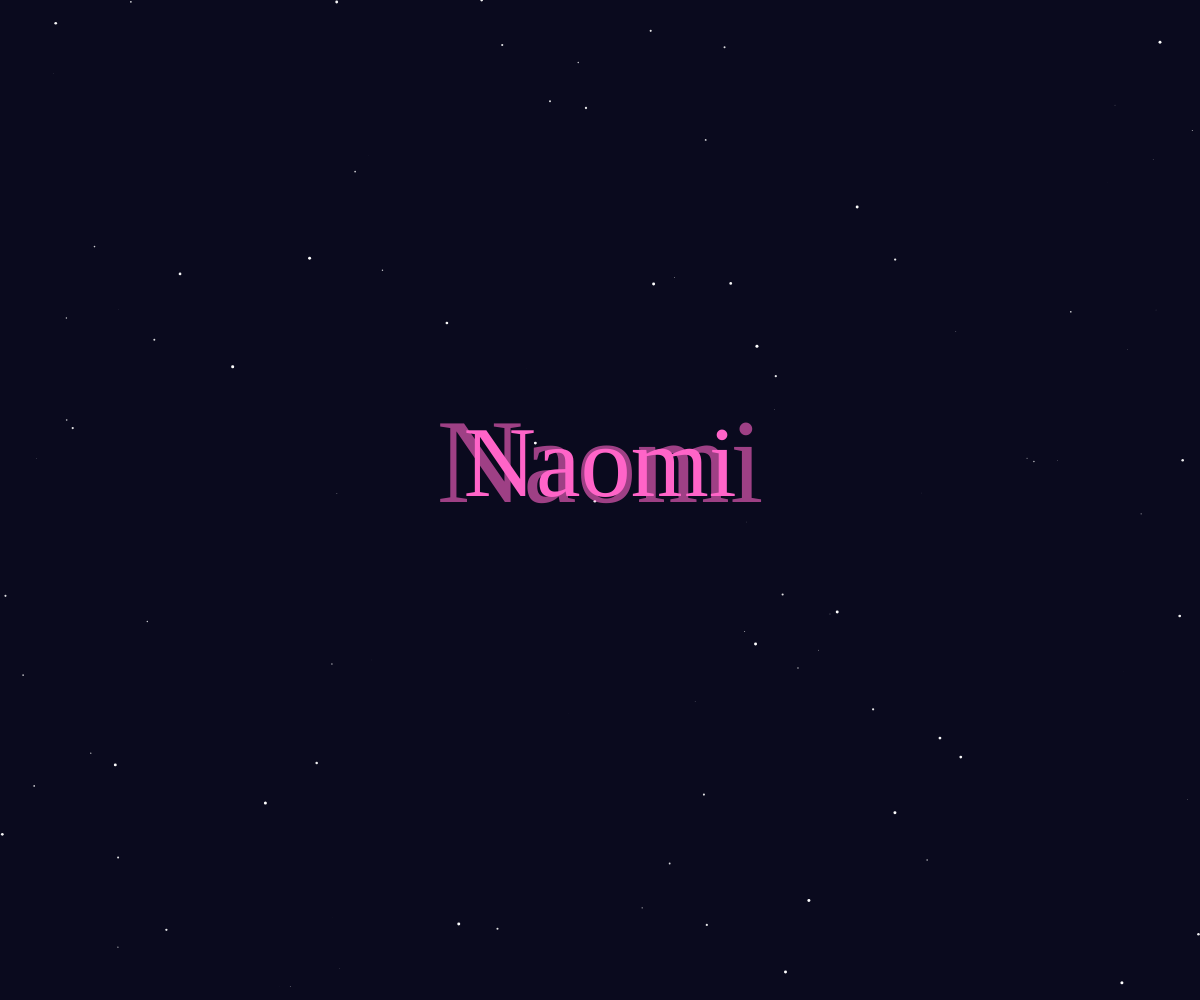
Frame 1 (no input)
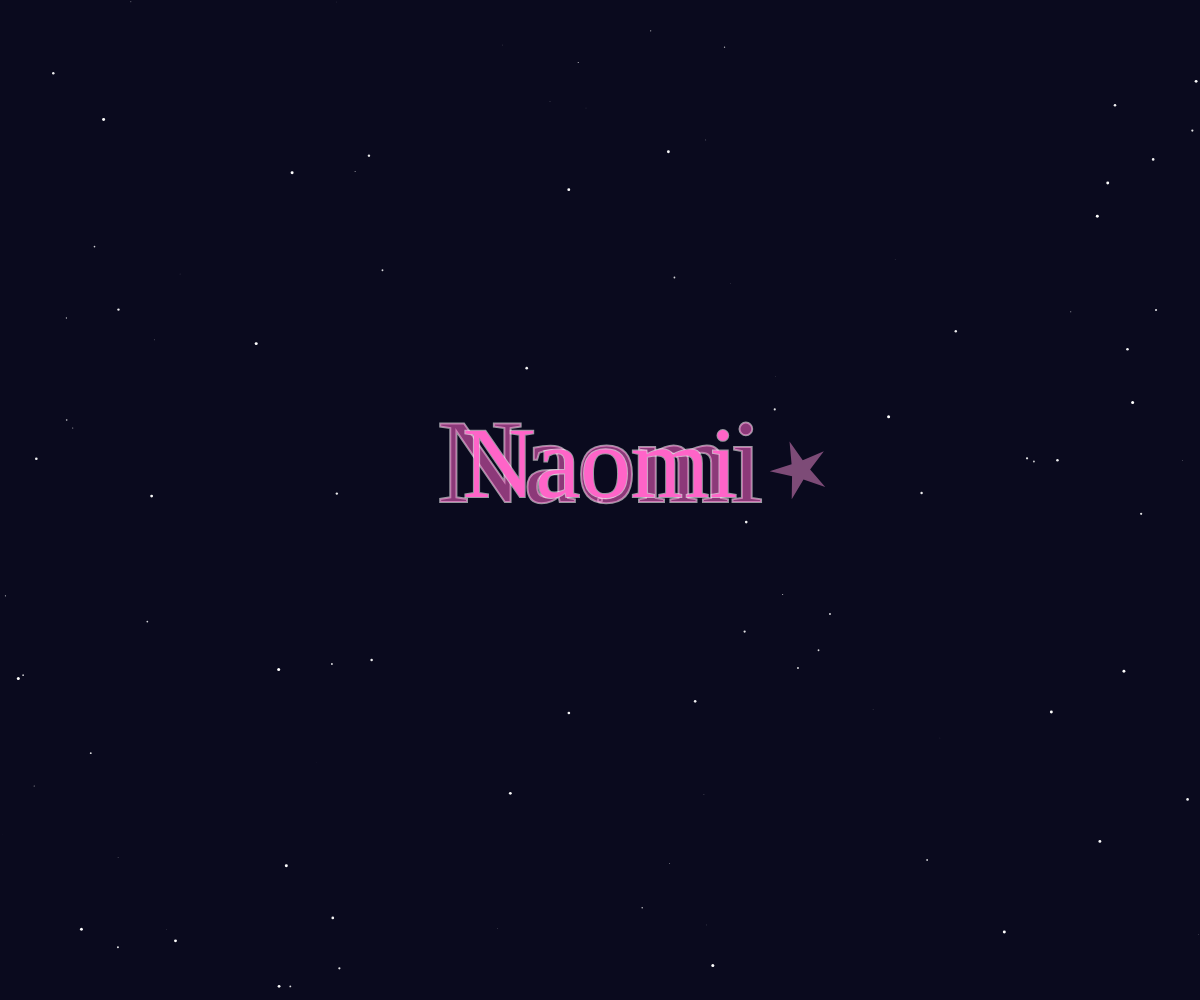
Frame 60 (no input)
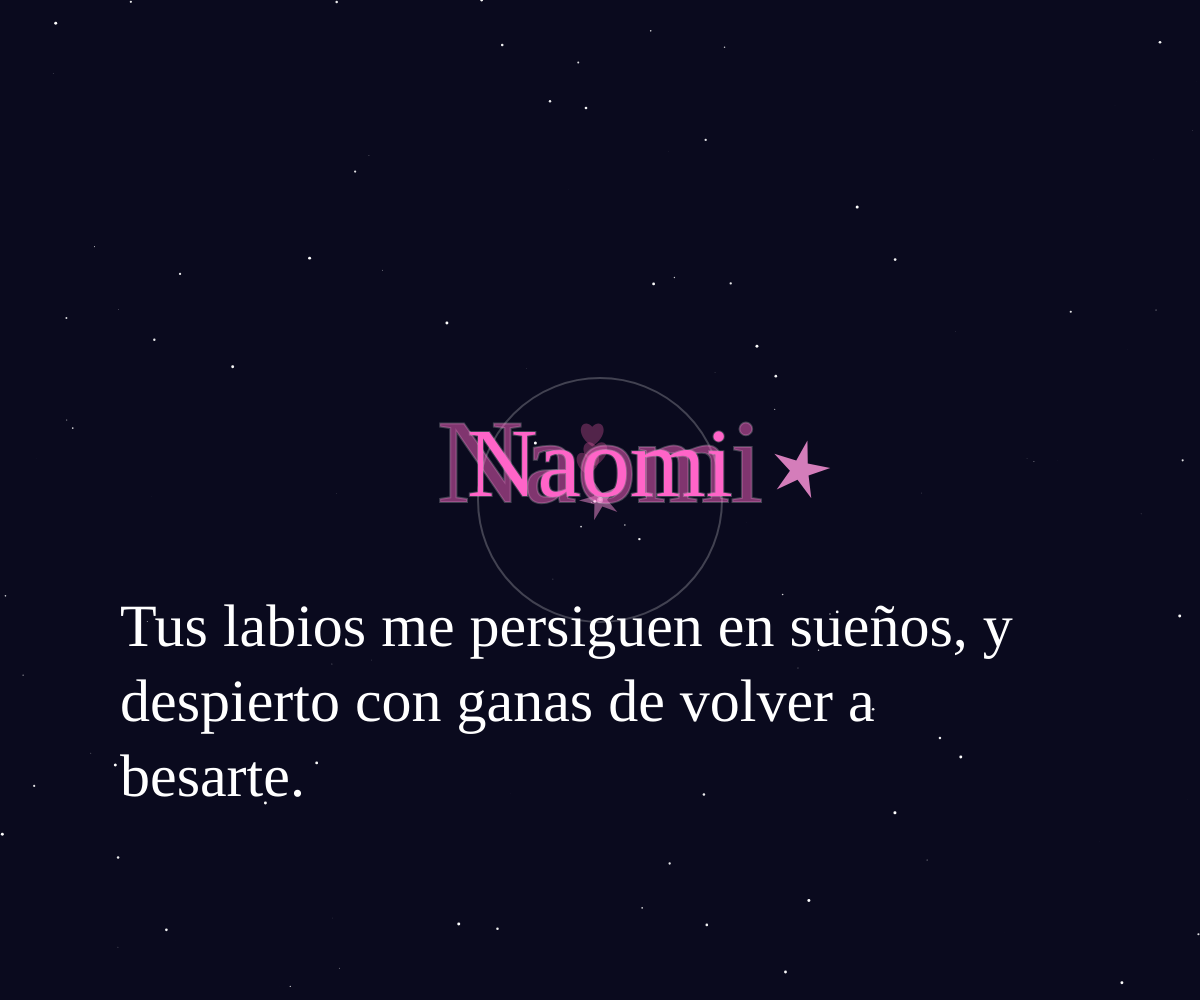
Frame 120 (the mouse pressed at the canvas centre since frame 60)

The p5.js sketch that drew these frames (run headless with seeded random() and noise() and a simulated clock; from frame 60 on, the mouse is pressed at the canvas centre):

// p5.js sketch
// ── sketch.js
let stars = [];
let hearts = [];
let bigStars = [];
let waves = [];
let messages = [
  "Naomi... cada vez que pienso en ti, mi cuerpo reacciona como si estuvieras aquí.",
  "Tus labios me persiguen en sueños, y despierto con ganas de volver a besarte.",
  "No quiero una noche más sin el calor de tu piel junto a la mía.",
  "Eres más que deseo, eres mi necesidad más dulce.",
  "Quiero perderme entre tus suspiros... sin prisa, sin final.",
  "Tu voz me enciende más que cualquier canción... susúrrame aunque sea en silencio.",
  "Entre tus brazos no hay tiempo, solo piel, aliento y latidos.",
  "Naomi… me haces sentir completo, como si mi alma reconociera la tuya.",
  "Quiero que sepas que no solo deseo tu cuerpo, también deseo tus días, tus risas y tus silencios.",
  "Estar contigo no es solo placer… es paz, es fuego, es hogar.",
  "Tus caricias me encienden, pero tus palabras me tocan más profundo.",
  "Te amo con la piel, con el alma… y con la paciencia de quien sabe esperar tus tiempos.",
  "Naomi, cada vez que tocas mi vida, la haces mejor. No solo me gustas… me importas.",
  "Contigo quiero besos lentos, pero también conversaciones eternas.",
  "Eres deseo, sí… pero también eres ternura, refugio y la mujer con la que quiero todo."
];
let msgIndex = 0;
let showMessage = false;
let lastTouch = 0;
let touchCount = 0;
let backgroundColor;
let targetColor;

function setup() {
  createCanvas(windowWidth, windowHeight);
  textFont("Georgia, serif");
  backgroundColor = color(10, 10, 30);
  targetColor = color(10, 10, 30);
  for (let i = 0; i < 120; i++) {
    stars.push(new Star());
  }
}

function windowResized() {
  resizeCanvas(windowWidth, windowHeight);
}

function draw() {
  backgroundColor = lerpColor(backgroundColor, targetColor, 0.01);
  background(backgroundColor);

  for (let s of stars) {
    s.move();
    s.show();
  }

  for (let i = hearts.length - 1; i >= 0; i--) {
    hearts[i].move();
    hearts[i].show();
    if (hearts[i].isFaded()) {
      hearts.splice(i, 1);
    }
  }

  for (let i = bigStars.length - 1; i >= 0; i--) {
    bigStars[i].move();
    bigStars[i].show();
    if (bigStars[i].isFaded()) {
      bigStars.splice(i, 1);
    }
  }

  // Ondas expansivas en círculo de energía
  if (frameCount % 60 === 0) {
    waves.push(new Wave(width / 2, height / 2));
  }
  for (let i = waves.length - 1; i >= 0; i--) {
    waves[i].move();
    waves[i].show();
    if (waves[i].isDead()) {
      waves.splice(i, 1);
    }
  }

  let baseTextSize = min(width, height) / 10;

  // Glow alrededor del texto "Naomi"
  let glowAlpha = map(sin(frameCount * 0.1), -1, 1, 100, 200);
  fill(255, 100, 200, glowAlpha);
  textSize(baseTextSize * 1.2);
  textAlign(CENTER, CENTER);
  text("Naomi", width / 2, height / 2 - baseTextSize * 0.3);

  // Texto principal vibrando
  fill(255, 100, 200);
  textSize(baseTextSize + sin(frameCount * 0.05) * baseTextSize * 0.08);
  text("Naomi", width / 2, height / 2 - baseTextSize * 0.3);

  // Estrella grande rotando y brillante cerca del nombre
  if (frameCount % 120 < 60) {
    fill(255, 150, 200, map(sin(frameCount * 0.1), -1, 1, 50, 200));
    noStroke();
    if (bigStars.length === 0) {
      bigStars.push(new BigStar(width / 2 + baseTextSize * 2, height / 2 - baseTextSize * 0.3));
    }
  }

  // Mostrar mensaje si toca
  if (showMessage) {
    fill(255);
    textSize(baseTextSize * 0.6);
    textFont("Georgia, serif");
    textAlign(LEFT, TOP);
    let textWidthLimit = width * 0.8;
    textWrap(WORD);
    text(messages[msgIndex], width / 2 - textWidthLimit / 2, height / 2 + baseTextSize, textWidthLimit, baseTextSize * 3);
  }

  // Mensaje final si toca mucho
  if (touchCount >= 15) {
    fill(255, 200, 200);
    textSize(baseTextSize / 3);
    textStyle(BOLD);
    textAlign(CENTER, CENTER);
    text(
      "Naomi, solo tú puedes mantener este universo vivo.\nQuédate conmigo para siempre.",
      width / 2,
      height - baseTextSize * 1.5
    );

    // Mensaje "Con amor, Jesús"
    textSize(baseTextSize / 4);
    textStyle(NORMAL);
    fill(255, 180, 220);
    text("Con amor, Jesús", width / 2, height - baseTextSize);
  }

  if (millis() - lastTouch > 6000) {
    showMessage = false;
  }

  for (let s of stars) {
    s.returnToBase();
  }
}

function touchStarted() {
  lastTouch = millis();
  showMessage = true;
  msgIndex = (msgIndex + 1) % messages.length;
  touchCount++;

  if (touchCount >= 5) {
    targetColor = color(60, 10, 30);
  }
  if (touchCount >= 10) {
    targetColor = color(100, 20, 40);
  }
  if (touchCount >= 15) {
    targetColor = color(150, 30, 60);
  }

  for (let i = 0; i < 15; i++) {
    stars.push(new Star(mouseX, mouseY, true));
  }

  for (let i = 0; i < 3; i++) {
    hearts.push(new Heart(mouseX + random(-15, 15), mouseY + random(-15, 15)));
  }

  bigStars.push(new BigStar(mouseX, mouseY));

  // Limitar tamaño máximo array stars para que no crezca infinito
  if (stars.length > 300) {
    stars.splice(0, stars.length - 300);
  }

  // Reiniciar todo después de 15 clics
  if (touchCount > 15) {
    touchCount = 0;
    msgIndex = 0;
    showMessage = false;
    targetColor = color(10, 10, 30);

    stars = [];
    hearts = [];
    bigStars = [];
    waves = [];

    for (let i = 0; i < 120; i++) {
      stars.push(new Star());
    }
  }

  return false;
}

function starShape(x, y, radius1, radius2, npoints) {
  let angle = TWO_PI / npoints;
  let halfAngle = angle / 2.0;
  beginShape();
  for (let a = 0; a < TWO_PI; a += angle) {
    let sx = x + cos(a) * radius2;
    let sy = y + sin(a) * radius2;
    vertex(sx, sy);
    sx = x + cos(a + halfAngle) * radius1;
    sy = y + sin(a + halfAngle) * radius1;
    vertex(sx, sy);
  }
  endShape(CLOSE);
}

class Star {
  constructor(x, y, burst = false) {
    this.baseX = burst ? x : random(width);
    this.baseY = burst ? y : random(height);
    this.x = this.baseX;
    this.y = this.baseY;
    this.brightness = random(150, 255);
    this.size = random(1.5, 3);
    this.speed = burst ? random(1, 3) : random(0.1, 0.5);
    this.burst = burst;
    this.dirX = burst ? random(-3, 3) : 0;
    this.dirY = burst ? random(-3, 3) : 0;
    this.returning = false;
    this.pulsePhase = random(TWO_PI);
  }

  move() {
    this.brightness = 200 + 55 * sin(frameCount * 0.05 + this.pulsePhase);
    this.size = 1.5 + 1.5 * sin(frameCount * 0.05 + this.pulsePhase);

    if (this.burst && !this.returning) {
      this.x += this.dirX;
      this.y += this.dirY;

      if (random(1) < 0.02) {
        this.returning = true;
      }
    }
    if (this.returning) {
      this.x = lerp(this.x, this.baseX, 0.05);
      this.y = lerp(this.y, this.baseY, 0.05);

      if (dist(this.x, this.y, this.baseX, this.baseY) < 0.5) {
        this.returning = false;
        this.burst = false;
      }
    }
  }

  returnToBase() {
    if (this.returning) {
      this.x = lerp(this.x, this.baseX, 0.05);
      this.y = lerp(this.y, this.baseY, 0.05);
    }
  }

  show() {
    noStroke();
    fill(255, this.brightness);
    circle(this.x, this.y, this.size);
  }
}

class Heart {
  constructor(x, y) {
    this.baseX = x;
    this.x = x;
    this.y = y;
    this.size = random(15, 25);
    this.alpha = 255;
    this.speedY = random(-0.5, -1.2);
    this.oscillationPhase = random(TWO_PI);
  }

  move() {
    this.y += this.speedY;
    this.alpha -= 3;
    this.x = this.baseX + 10 * sin(frameCount * 0.05 + this.oscillationPhase);
  }

  isFaded() {
    return this.alpha <= 0;
  }

  show() {
    noStroke();
    fill(255, 100, 180, this.alpha);
    heartShape(this.x, this.y, this.size);
  }
}

function heartShape(x, y, size) {
  beginShape();
  vertex(x, y);
  bezierVertex(x - size / 2, y - size / 2, x - size, y + size / 3, x, y + size);
  bezierVertex(x + size, y + size / 3, x + size / 2, y - size / 2, x, y);
  endShape(CLOSE);
}

class BigStar {
  constructor(x, y) {
    this.x = x;
    this.y = y;
    this.size = random(20, 35);
    this.alpha = 255;
    this.alphaChange = -3;
    this.angle = 0;
    this.angleSpeed = 0.01;
  }

  move() {
    this.alpha += this.alphaChange;
    if (this.alpha <= 100 || this.alpha >= 255) {
      this.alphaChange *= -1;
    }
    this.angle += this.angleSpeed;
  }

  isFaded() {
    return this.alpha <= 0;
  }

  show() {
    push();
    translate(this.x, this.y);
    rotate(this.angle);
    fill(255, 150, 220, this.alpha);
    noStroke();
    starShape(0, 0, this.size / 3, this.size, 5);
    pop();
  }
}

class Wave {
  constructor(x, y) {
    this.x = x;
    this.y = y;
    this.radius = 0;
    this.alpha = 150;
  }
  move() {
    this.radius += 2;
    this.alpha -= 1.5;
  }
  isDead() {
    return this.alpha <= 0;
  }
  show() {
    noFill();
    stroke(255, this.alpha);
    strokeWeight(2);
    ellipse(this.x, this.y, this.radius * 2);
  }
}
